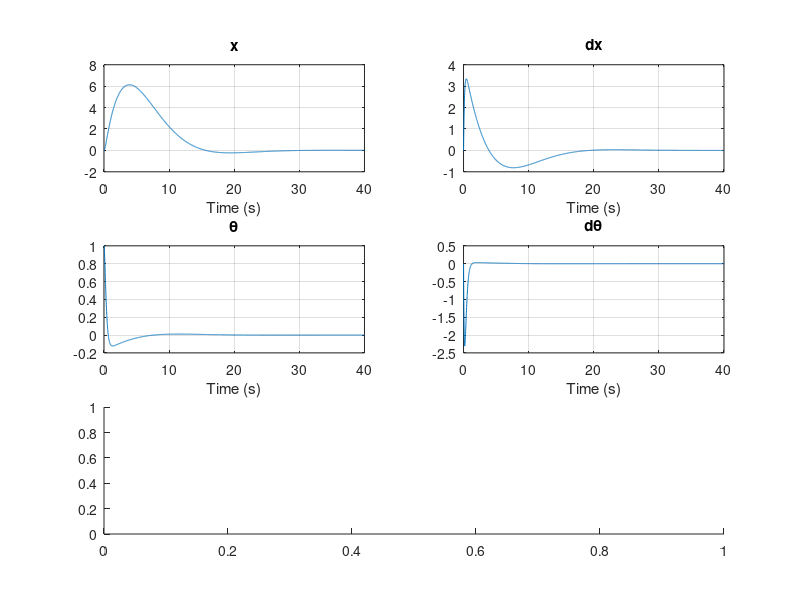

This figure's MATLAB source: (Note: this script raises an error after producing the figure.)

%% Problem 2

clear; 

% initial condition
x0 = [0; 0; 1; 0];

% constants 
M = 2;
m = 1;
L = 0.5;
g = 9.81;
A = [0,     1,      0,              0;
     0,     0,      -(m*g)/M,       0;
     0,     0,      0,              1;
     0,     0,      g*(M+m)/(M*L),  0];
B = [ 0; 1/M; 0; -1/(M*L)];
C = [1,     0,      0,      0;
     0,     0,      1,      0];
D = 0;

% ------------------------------------------------------------------------
% Part 2.1

% Q and R
Q = diag([1, 1, 5, 5]);
R = 1;

% K infinity 
[K_LQR_1, S_1, eVal_1] = lqr(A,B,Q,R);

Atilde = (A - B*K_LQR_1);

disp("Part 1:");
K_LQR_1
disp("EigenValues of Atilde: " );
eVal_1

% ------------------------------------------------------------------------
% Part 2.2

% Define Q and R
Q = diag([1, 1, 10, 10]);
R = 15;


[K_LQR_2, S_2, eVal_2] = lqr(A,B,Q,R);

Atilde    = (A - B*K_LQR_2);

disp("Part 2:");
K_LQR_2
disp("EigenValues of Atilde: " );
eVal_2


% define time interval
t    = 0:0.01:40;
XMat = [];
uMat = [];

% propagate state - since system is LTI, we can find the paticular solution
% such that x(t) = PHI(t,t0)*x0 so use the state transition matrix to
% propage the state forward and also solve for the associated control input
for ii=1:numel(t)
    xk = expm(Atilde*t(ii))*x0;
    uk = -K_LQR_1 * xk;

    XMat = [XMat xk];
    uMat = [uMat uk];
end

stitle = {'x','dx', '\theta','d\theta'};

ftitle = 'Problem 3 - Infinite Horizon LQR'; 
figure('name', ftitle, 'position', [100 100 700 700]);

for jj=1:size(XMat,1)
    ax = subplot(3,2,jj);
    plot(t,XMat(jj,:))
    xlabel('Time (s)')
    title(stitle{jj})
    grid on;
end
subplot(3,2,5:6) 
    txt = { sprintf('2.1: K_{LQR} = [%.5g %.5g %.5g %.5g]',  ... 
            K_LQR_1(1), K_LQR_1(2), K_LQR_1(3), K_LQR_1(4)); ... 
            sprintf('eig(Atilde) = [%.5g + j%.5g, %.5g + j%.5g, %.5g + j%.5g, %.5g + j%.5g]', ... 
            real(eVal_1(1)), imag(eVal_1(1)), real(eVal_1(2)), imag(eVal_1(2)), real(eVal_1(3)), imag(eVal_1(3)), real(eVal_1(4)), imag(eVal_1(4)) ) ; ... 
            ''; 
            sprintf('2.2: K_{LQR} = [%.5g %.5g %.5g %.5g]',  ... 
            K_LQR_2(1), K_LQR_2(2), K_LQR_2(3), K_LQR_2(4)); ... 
            sprintf('eig(Atilde) = [%.5g + j%.5g, %.5g + j%.5g, %.5g + j%.5g, %.5g + j%.5g]', ... 
            real(eVal_2(1)), imag(eVal_2(1)), real(eVal_2(2)), imag(eVal_2(2)), real(eVal_2(3)), imag(eVal_2(3)), real(eVal_2(4)), imag(eVal_2(4)) ) ; ... 
            }; 
    plt_txt(txt) 

sgtitle(ftitle) 



function plt_txt(txt)

pos = get(gca, 'position'); 

annotation('textbox', pos, ...
  'String', txt, ...
  'edgecolor', 'none');
axis off 

end 
